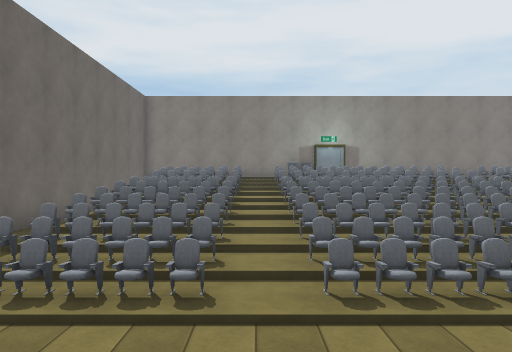
view 1 (above)

19 first-person views from a walk through a 3-D level made in the Unity game engine. The camera is 1.3 m above the floor, looks level and sees 70° across. The floor is counted in squares, 2 m on a side. Each view is taken from the middle of a square. On the plan, view 1 faces up. The plan holds only what a view shows up to about 11 squares ahead; the rest is blank. The place goes on beyond the plan. The player character is not drawn. Some animated figures are left out. Some surface patterns are stand-ins.

view 2
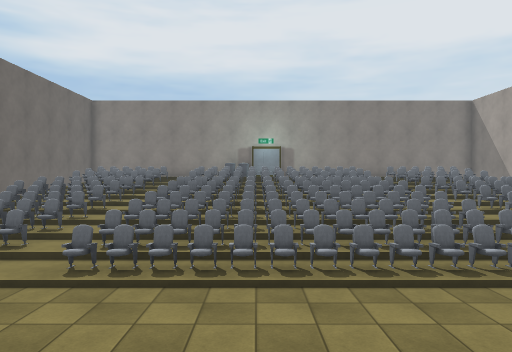

view 3
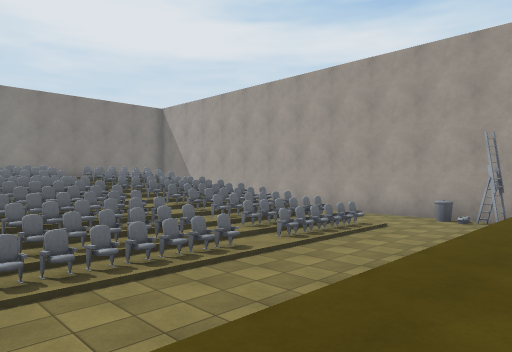

view 4
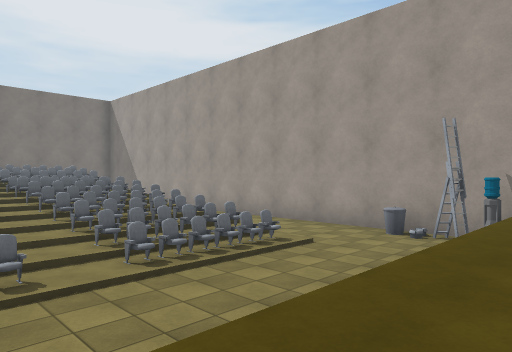

view 5
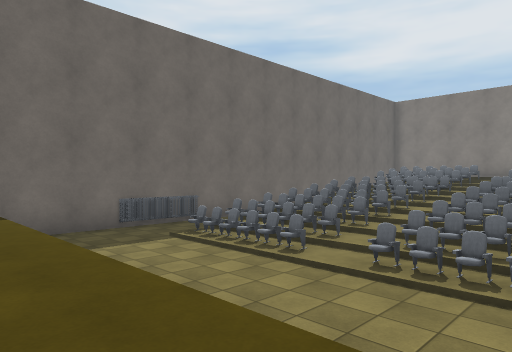

view 6
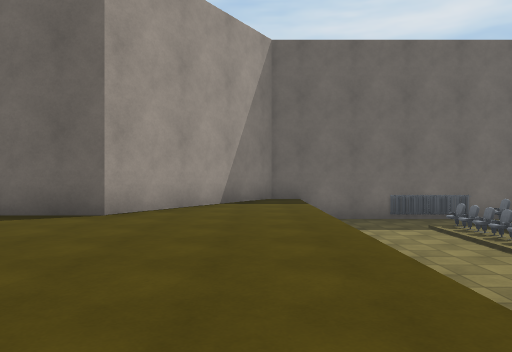

view 7
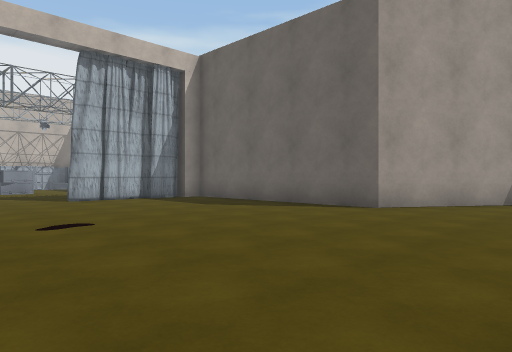

view 8
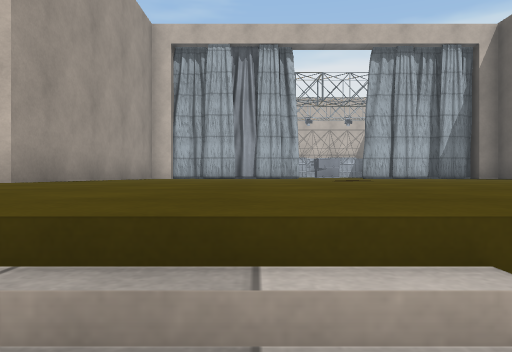

view 9
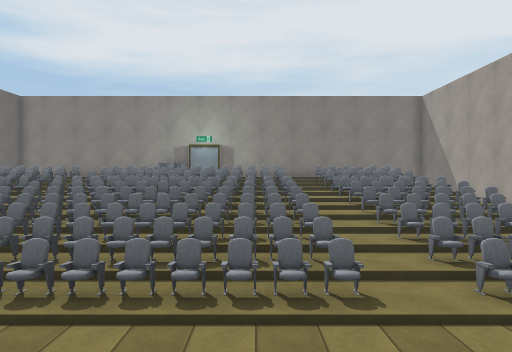

view 10
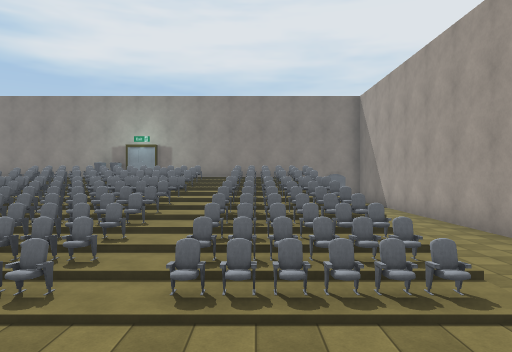

view 11
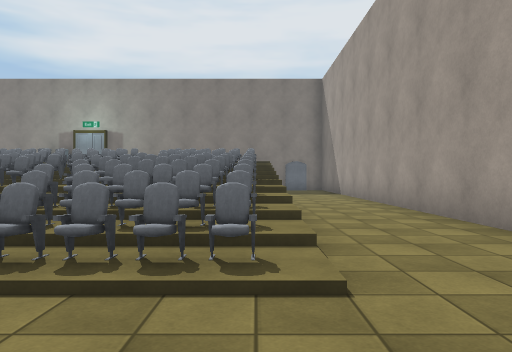

view 12
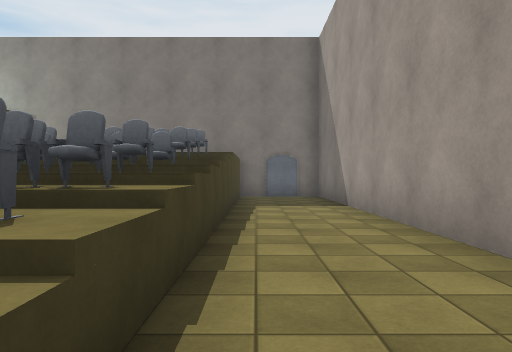

view 13
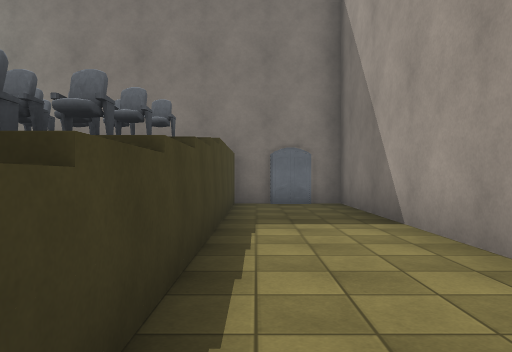

view 14
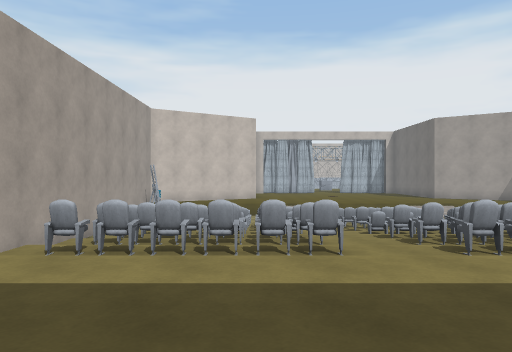

view 15
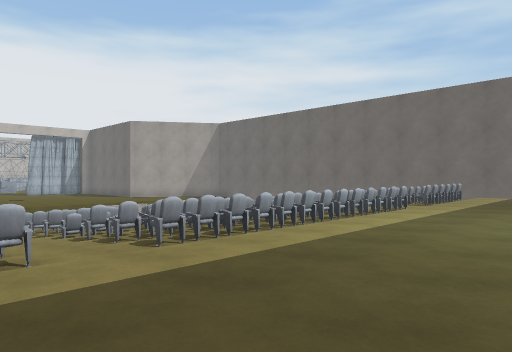

view 16
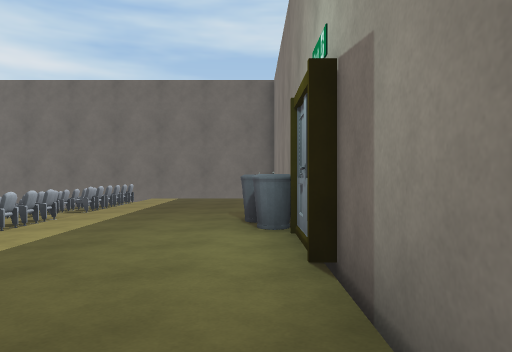

view 17
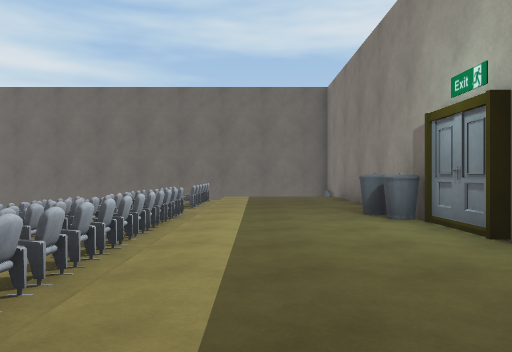

view 18
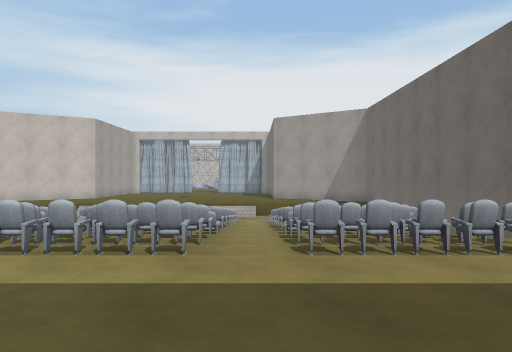

view 19
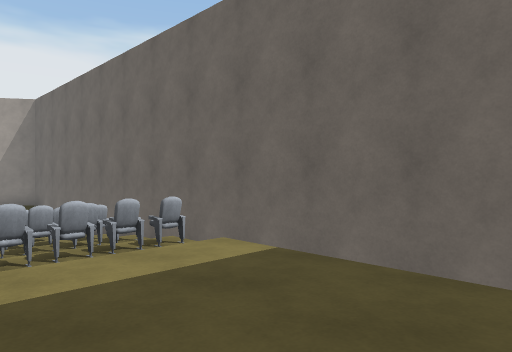

### Floor plan
Key: @ floor where view 1 was taken; # wall or solid block; . main floor; : floor 0.25 m higher than the main floor; - floor 0.25 m lower than the main floor; + floor 0.5 m higher than the main floor; _ floor 0.5 m lower than the main floor; * floor 0.75 m higher than the main floor; < floor 0.75 m lower than the main floor; % floor 1 m higher than the main floor; ( floor 1 m lower than the main floor; & floor 1.25 m higher than the main floor; ! floor 1.25 m lower than the main floor; / step, stairs or slope; O other object.
Columns run from 6 left of view 1 to 14 right of it. Each row starts with its distance up from view 1.
 18    ##################
 17    &&&&&O&&&&&&&  !!#
 16 #  &&&&&&&&&&&&&& !!#
 15 #  &&&&&&&&&&&&&&&!!#
 14 #  OOO%OOOOOO%OOOO!!#
 13 #  ///*OOOOOOO*///!!#
 12 #  OOO+OOOOOOOOOOO!!#
 11 #  OOO+OOOOOOOOOOO!!#
 10 #  OOO:OOOOOOOOOOO!!#
  9 #  OOO.OOOOOO.OOOO!!#
  8 #! OOO-OOOOOOOOOOO!!#
  7 #! OOO_OOOOOOOOOOO!!#
  6 #! OOO_OOOOOOOOOOO!!#
  5 #O OOO<OOOOOOOOOOO!!#
  4 #O!OOO(OOOOOOOOOOO!!#
  3 #O!!!!!!!!!!!!!!!!!!#
  2 #!!!!!!!!!!!!!!!!!!!O
  1 #!!!!!!!!!!!!!!!!!!O#
  0 #.....@.............#
 -1 ##..............
 -2  ###...........
 -3    ##...........
 -4     ##.........#
 -5      #.........#
 -6      #.........#
 -7      #......   #
 -8      #.........#
 -9      #.....    #
-10      ####..#OO##
-11          ..
-12          ..

Where each view was taken, in squares from view 1:
view 1: 0 up, 0 right, facing up
view 2: 1 down, 3 right, facing up
view 3: 1 down, 3 right, facing up-right
view 4: 1 down, 6 right, facing up-right
view 5: 1 down, 3 right, facing up-left
view 6: 1 down, 5 right, facing left
view 7: 0 up, 6 right, facing down-left
view 8: 1 up, 6 right, facing down
view 9: 0 up, 6 right, facing up
view 10: 0 up, 9 right, facing up
view 11: 1 up, 11 right, facing up
view 12: 6 up, 12 right, facing up
view 13: 9 up, 12 right, facing up
view 14: 17 up, 9 right, facing down
view 15: 17 up, 9 right, facing down-left
view 16: 17 up, 7 right, facing left
view 17: 15 up, 8 right, facing left
view 18: 17 up, 0 right, facing down
view 19: 17 up, 1 left, facing down-left
